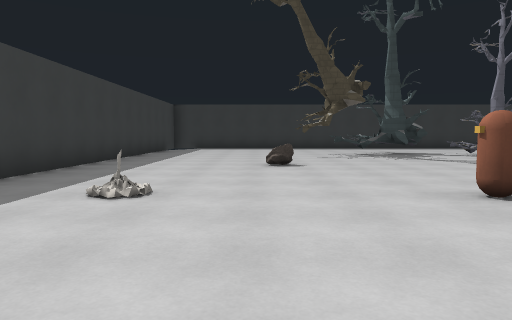
view 1 (above)

22 first-person views from a walk through a Godot game level. The camera is 1.3 m above the floor, tilts 4° down and sees 70° across. The floor is counted in squares, 2 m on a side. Each view is taken from the middle of a square. On the plan, view 1 faces up. The plan holds only what a view shows up to about 11 squares ahead; the rest is blank. The place goes on beyond the plan. Characters and animated objects are not drawn. Surface patterns are stand-ins for the level's own textures.

view 2
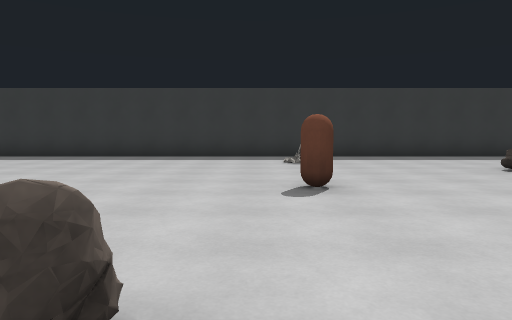

view 3
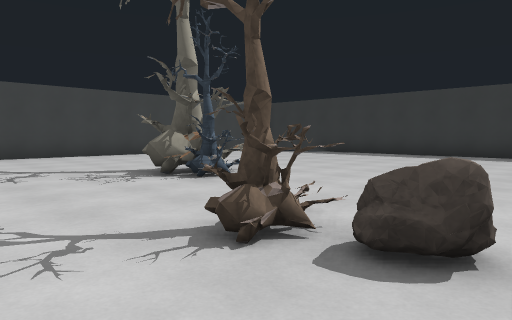

view 4
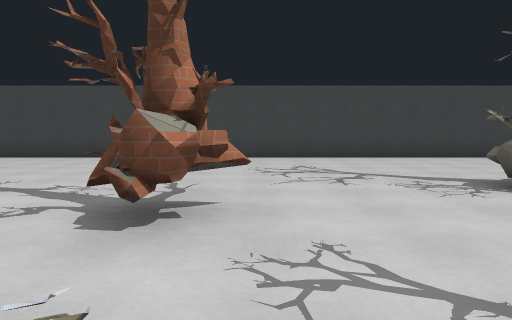

view 5
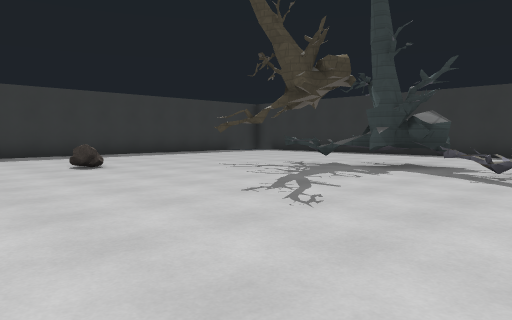

view 6
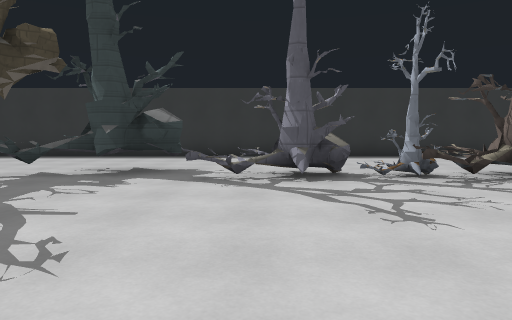

view 7
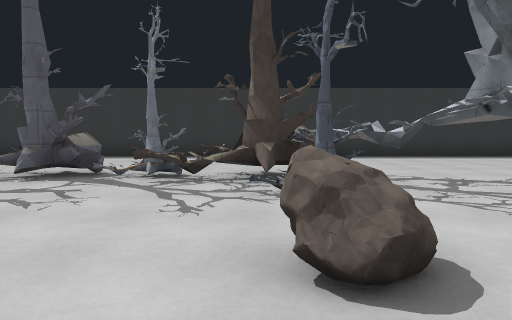

view 8
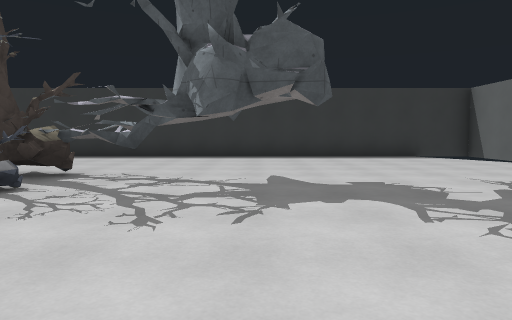

view 9
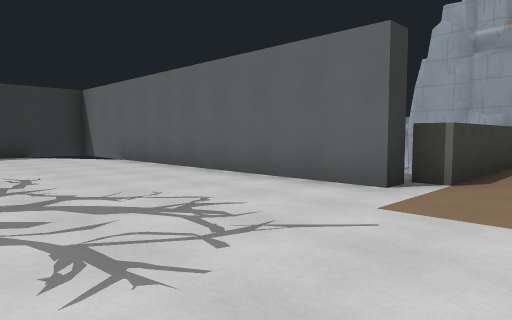

view 10
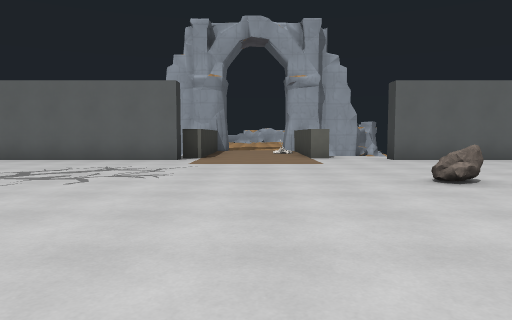

view 11
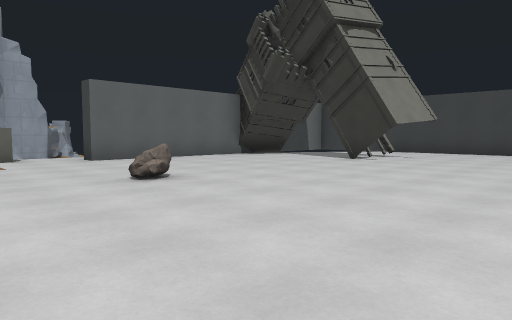

view 12
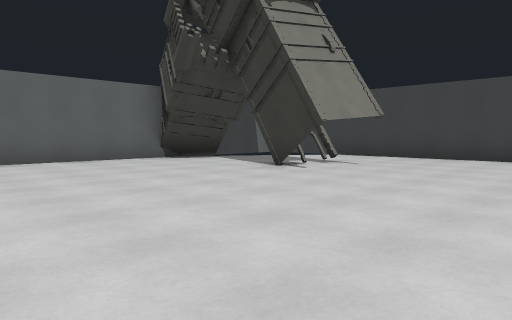

view 13
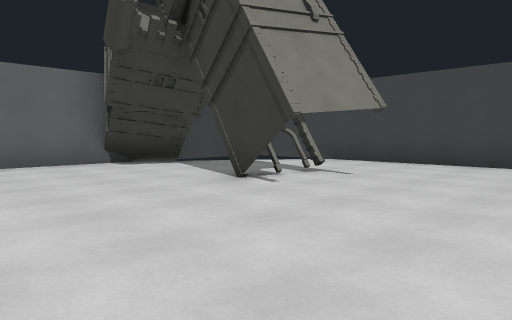

view 14
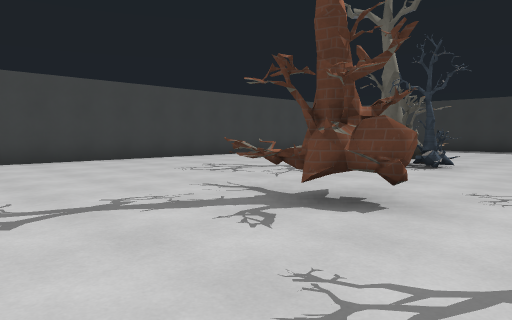

view 15
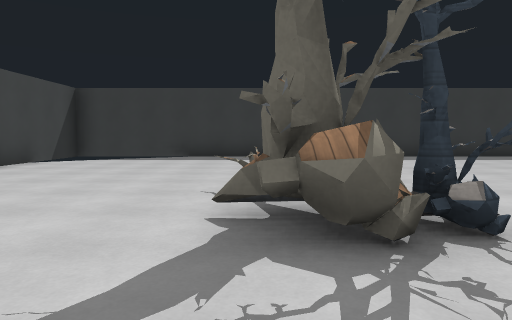

view 16
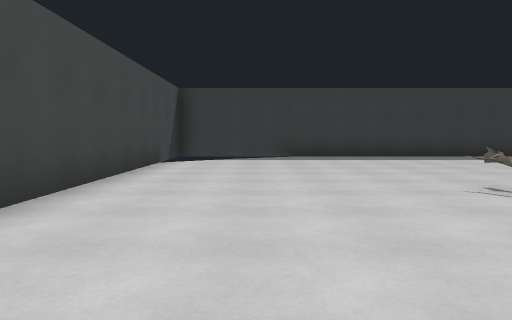

view 17
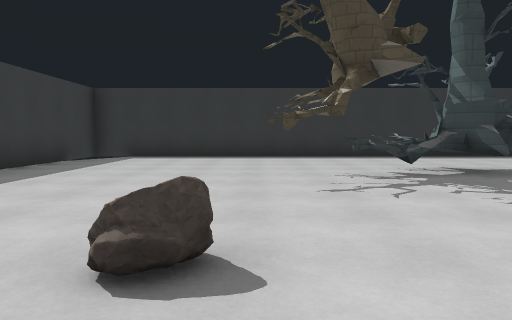

view 18
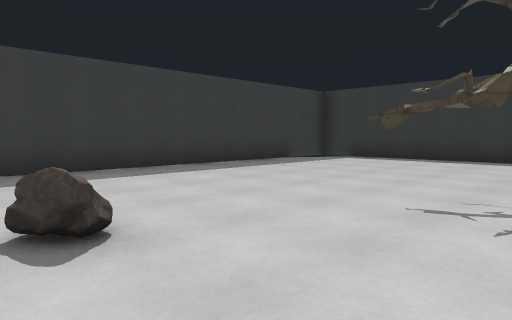

view 19
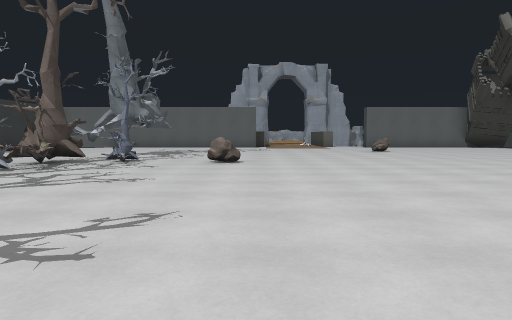

view 20
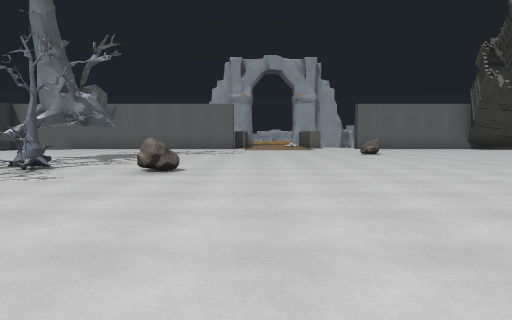

view 21
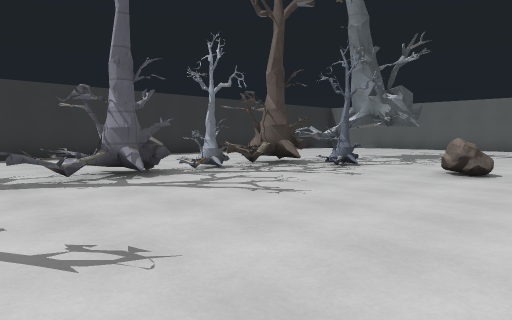

view 22
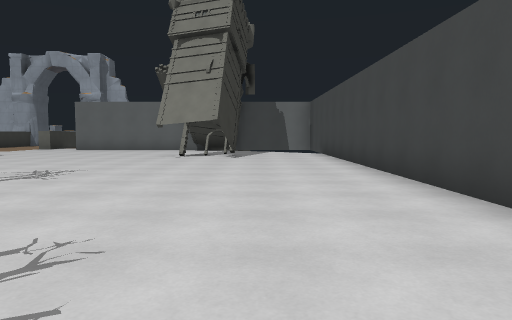

### Floor plan
Key: @ floor where view 1 was taken; # wall or solid block; x gap in a wall; . floor; / step, stairs or slope; = window, fence, low wall or low ledge; R rock; B bonfire; T thing the floor can be seen under or through; O other object.
Columns run from 4 left of view 1 to 22 right of it. Each row starts with its distance up from view 1.
 17 ##########################
 16 #........................#
 15 #........................##
 14 #.........................#
 13 #.......##................#
 12 #......###.=#xTTT.........#
 11 #....#....=...=TTTT.......#
 10 #............../T T.......#
  9 #.........................#
  8 #....R.........RR.........#
  7 #.........................#
  6 #..........................
  5 #..........................
  4 #..B..O....................
  3 #.........................#
  2 #.........R..........R.....
  1 #.........................#
  0 #...@.....................#
 -1 #............#............#
 -2 #......=##...=............#
 -3 #......=##................#
 -4 #...................##...##
 -5 #...................##..##
 -6 #........................#
 -7 # ...................... #
 -8 ###....................##
 -9   ######################

Where each view was taken, in squares from view 1:
view 1: 0 up, 0 right, facing up
view 2: 3 up, 7 right, facing left
view 3: 3 up, 8 right, facing down-left
view 4: 2 up, 8 right, facing down
view 5: 5 up, 8 right, facing up-left
view 6: 6 up, 7 right, facing up
view 7: 6 up, 11 right, facing up
view 8: 6 up, 15 right, facing up
view 9: 5 up, 17 right, facing up-right
view 10: 5 up, 12 right, facing right
view 11: 5 up, 12 right, facing down-right
view 12: 2 up, 12 right, facing down-right
view 13: 0 up, 13 right, facing down-right
view 14: 1 up, 12 right, facing down-left
view 15: 3 down, 7 right, facing left
view 16: 6 down, 7 right, facing left
view 17: 6 up, 1 right, facing up
view 18: 7 up, 3 right, facing up-left
view 19: 7 up, 3 right, facing right
view 20: 6 up, 5 right, facing right
view 21: 6 up, 5 right, facing up-right
view 22: 6 down, 6 right, facing right
